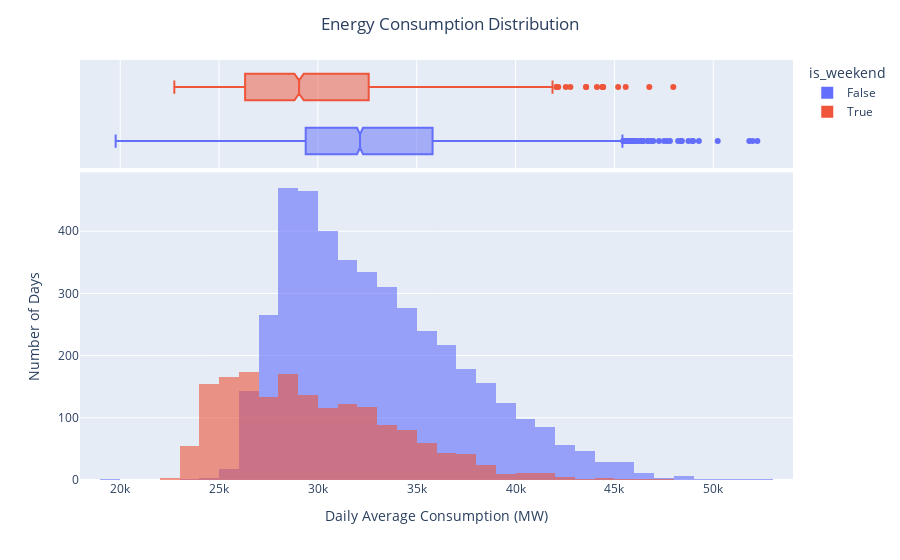

The notebook cell saved with this chart:
### Markdown cell above
### 3. Visualización de las Distribuciones:

### Code cell
daily_df = daily_df.reset_index()
hist = px.histogram(daily_df,
                    x="PJME_MW",
                    color="is_weekend",
                    nbins=40,
                    opacity=0.6,
                    barmode="overlay",
                    hover_data={"Datetime": "|%Y"},
                    marginal="box")

hist.update_layout(xaxis_title="Daily Average Consumption (MW)",
                  yaxis_title="Number of Days",
                  title="Energy Consumption Distribution",
                  title_x=0.5)

hist.show()

### Figure 1 — Plotly figure (JSON) as saved in the notebook; plotly's stock layout.template omitted (floating-point values rounded to 4 significant figures; data arrays with more than 128 entries replaced by an {"elided": "..."} marker saying what was removed)
{"data": [{"alignmentgroup": "True", "bingroup": "x", "hovertemplate": "is_weekend=False<br>PJME_MW=%{x}<br>count=%{y}<extra></extra>", "legendgroup": "False", "marker": {"color": "#636efa", "opacity": 0.6, "pattern": {"shape": ""}}, "name": "False", "nbinsx": 40, "offsetgroup": "False", "orientation": "v", "showlegend": true, "type": "histogram", "x": {"elided": "4329 float values"}, "xaxis": "x", "yaxis": "y"}, {"alignmentgroup": "True", "customdata": {"elided": "4329x1 str values"}, "hovertemplate": "is_weekend=False<br>PJME_MW=%{x}<br>Datetime=%{customdata[0]|%Y}<extra></extra>", "legendgroup": "False", "marker": {"color": "#636efa"}, "name": "False", "notched": true, "offsetgroup": "False", "showlegend": false, "type": "box", "x": {"elided": "4329 float values"}, "xaxis": "x2", "yaxis": "y2"}, {"alignmentgroup": "True", "bingroup": "x", "hovertemplate": "is_weekend=True<br>PJME_MW=%{x}<br>count=%{y}<extra></extra>", "legendgroup": "True", "marker": {"color": "#EF553B", "opacity": 0.6, "pattern": {"shape": ""}}, "name": "True", "nbinsx": 40, "offsetgroup": "True", "orientation": "v", "showlegend": true, "type": "histogram", "x": {"elided": "1730 float values"}, "xaxis": "x", "yaxis": "y"}, {"alignmentgroup": "True", "customdata": {"elided": "1730x1 str values"}, "hovertemplate": "is_weekend=True<br>PJME_MW=%{x}<br>Datetime=%{customdata[0]|%Y}<extra></extra>", "legendgroup": "True", "marker": {"color": "#EF553B"}, "name": "True", "notched": true, "offsetgroup": "True", "showlegend": false, "type": "box", "x": {"elided": "1730 float values"}, "xaxis": "x2", "yaxis": "y2"}], "layout": {"barmode": "overlay", "legend": {"title": {"text": "is_weekend"}, "tracegroupgap": 0}, "margin": {"t": 60}, "title": {"text": "Energy Consumption Distribution", "x": 0.5}, "xaxis": {"anchor": "y", "domain": [0, 1], "title": {"text": "Daily Average Consumption (MW)"}}, "xaxis2": {"anchor": "y2", "domain": [0, 1], "matches": "x", "showgrid": true, "showticklabels": false}, "yaxis": {"anchor": "x", "domain": [0, 0.7326], "title": {"text": "Number of Days"}}, "yaxis2": {"anchor": "x2", "domain": [0.7426, 1], "matches": "y2", "showgrid": false, "showline": false, "showticklabels": false, "ticks": ""}}}
